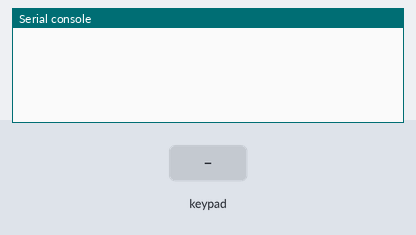
A program run on a simulated Raspberry Pi Pico running MicroPython. Shown: the last lines printed to the serial console. Inputs (shaded band) come from the test bench.

Above: at 1.2 s.
1.3 s: key '1' pressed
At 2.5 s:
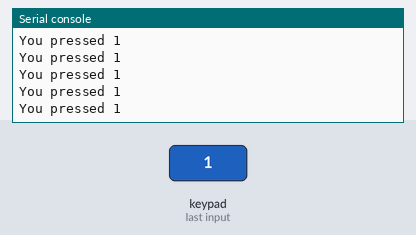
2.8 s: keypad keys 1 2 # pressed 0.4 s apart
At 4.8 s:
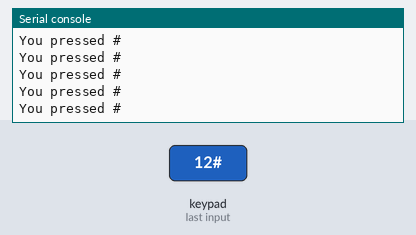
5.5 s: key '*' pressed
At 6.2 s:
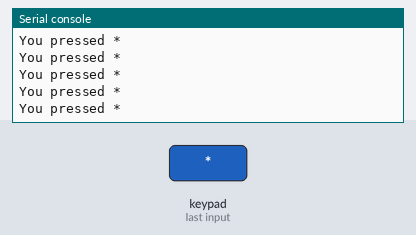
7.0 s: keypad keys 2 5 pressed 0.4 s apart
At 8.8 s:
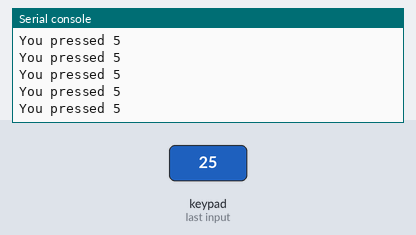
Timing chart, 0 to 10.3 s (numbered marks = the images above; inputs shaded):
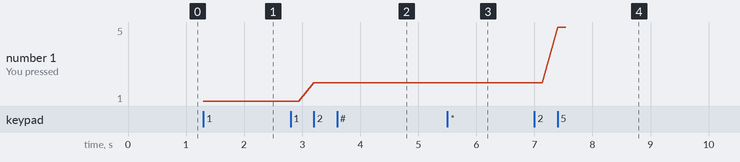

The program:

keypad.py
```python
from machine import Pin

# Define the rows and columns of the keypad
rows = [Pin(15), Pin(14), Pin(13), Pin(12)]
columns = [Pin(11), Pin(10), Pin(9)]
message = 'You pressed'
# Define the keys on the keypad
keys = [['1', '2', '3'],
        ['4', '5', '6'],
        ['7', '8', '9'],
        ['*', '0', '#']]

# Initialize the rows as inputs
for row in rows:
    row.init(Pin.IN, Pin.PULL_UP)

# Initialize the columns as outputs
for column in columns:
    column.init(Pin.OUT)

# Continuously read keypad input
while True:
    for j in range(len(columns)):
        # Set the current column as low
        columns[j].low()
        for i in range(len(rows)):
            if rows[i].value() == 0:
                print(message,keys[i][j])
        # Set the current column as high
        columns[j].high()
```

Measured:
- after the input at 1.3 s, the serial console: prints a new line at once (image 1)
- after the input at 2.8 s, the serial console: prints a new line after 0.40 s (image 2)
- after the input at 5.5 s, the serial console: prints a new line at once (image 3)
- after the input at 7.0 s, the serial console: prints a new line at once (image 4)
- plotted number 1: 1 → 2 after the input at 2.8 s, 2 → 5 after the input at 7.0 s
